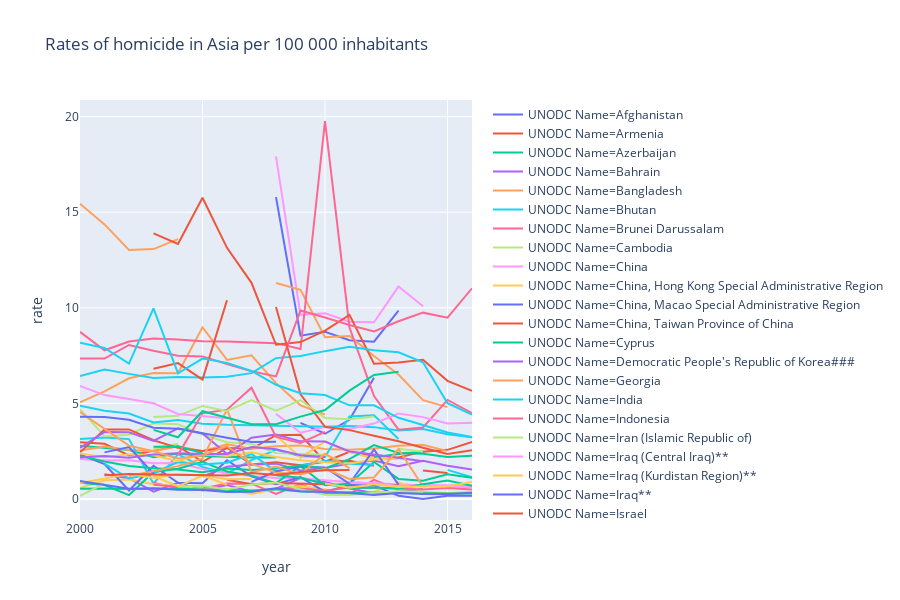

The cell this chart's notebook holds for it:
### Code cell
asia = rates[rates.Region == "Asia"]
fig_asia = px.line(asia, x="year", y="rate", color='UNODC Name', title='Rates of homicide in Asia per 100 000 inhabitants')
fig_asia

### Figure 1 — Plotly figure (JSON) as saved in the notebook; plotly's stock layout.template omitted (floating-point values rounded to 4 significant figures)
{"data": [{"hoverlabel": {"namelength": 0}, "hovertemplate": "UNODC Name=Afghanistan<br>year=%{x}<br>rate=%{y}", "legendgroup": "UNODC Name=Afghanistan", "line": {"color": "#636efa", "dash": "solid"}, "mode": "lines", "name": "UNODC Name=Afghanistan", "showlegend": true, "type": "scatter", "x": [2000, 2001, 2002, 2003, 2004, 2005, 2006, 2007, 2008, 2009, 2010, 2011, 2012, 2013, 2014, 2015, 2016], "xaxis": "x", "y": [null, null, null, null, null, null, null, null, null, 3.982, 3.413, 4.144, 6.346, null, null, null, null], "yaxis": "y"}, {"hoverlabel": {"namelength": 0}, "hovertemplate": "UNODC Name=Armenia<br>year=%{x}<br>rate=%{y}", "legendgroup": "UNODC Name=Armenia", "line": {"color": "#EF553B", "dash": "solid"}, "mode": "lines", "name": "UNODC Name=Armenia", "showlegend": true, "type": "scatter", "x": [2000, 2001, 2002, 2003, 2004, 2005, 2006, 2007, 2008, 2009, 2010, 2011, 2012, 2013, 2014, 2015, 2016], "xaxis": "x", "y": [2.965, 2.885, 2.274, 2.518, 2.766, 1.945, 2.67, 2.625, 3.335, 3.358, 1.946, 2.469, 2.255, 2.177, 2.477, 2.571, 2.978], "yaxis": "y"}, {"hoverlabel": {"namelength": 0}, "hovertemplate": "UNODC Name=Azerbaijan<br>year=%{x}<br>rate=%{y}", "legendgroup": "UNODC Name=Azerbaijan", "line": {"color": "#00cc96", "dash": "solid"}, "mode": "lines", "name": "UNODC Name=Azerbaijan", "showlegend": true, "type": "scatter", "x": [2000, 2001, 2002, 2003, 2004, 2005, 2006, 2007, 2008, 2009, 2010, 2011, 2012, 2013, 2014, 2015, 2016], "xaxis": "x", "y": [2.782, 2.659, 2.561, 2.189, 2.379, 2.249, 2.202, 2.166, 2.176, null, 2.281, null, 2.18, 2.355, 2.483, null, 2.141], "yaxis": "y"}, {"hoverlabel": {"namelength": 0}, "hovertemplate": "UNODC Name=Bahrain<br>year=%{x}<br>rate=%{y}", "legendgroup": "UNODC Name=Bahrain", "line": {"color": "#ab63fa", "dash": "solid"}, "mode": "lines", "name": "UNODC Name=Bahrain", "showlegend": true, "type": "scatter", "x": [2000, 2001, 2002, 2003, 2004, 2005, 2006, 2007, 2008, 2009, 2010, 2011, 2012, 2013, 2014, 2015, 2016], "xaxis": "x", "y": [null, 1.29, 1.088, 0.3853, 0.8435, 0.4499, 0.7304, 0.3861, 0.5383, 1.097, 0.8865, 0.5476, 0.3076, 0.3801, 0.5238, null, null], "yaxis": "y"}, {"hoverlabel": {"namelength": 0}, "hovertemplate": "UNODC Name=Bangladesh<br>year=%{x}<br>rate=%{y}", "legendgroup": "UNODC Name=Bangladesh", "line": {"color": "#FFA15A", "dash": "solid"}, "mode": "lines", "name": "UNODC Name=Bangladesh", "showlegend": true, "type": "scatter", "x": [2000, 2001, 2002, 2003, 2004, 2005, 2006, 2007, 2008, 2009, 2010, 2011, 2012, 2013, 2014, 2015, 2016], "xaxis": "x", "y": [2.541, 2.743, 2.564, 2.497, 2.761, 2.504, 2.866, 2.625, 2.755, 2.804, 2.621, 2.577, 2.642, 2.788, 2.832, 2.503, null], "yaxis": "y"}, {"hoverlabel": {"namelength": 0}, "hovertemplate": "UNODC Name=Bhutan<br>year=%{x}<br>rate=%{y}", "legendgroup": "UNODC Name=Bhutan", "line": {"color": "#19d3f3", "dash": "solid"}, "mode": "lines", "name": "UNODC Name=Bhutan", "showlegend": true, "type": "scatter", "x": [2000, 2001, 2002, 2003, 2004, 2005, 2006, 2007, 2008, 2009, 2010, 2011, 2012, 2013, 2014, 2015, 2016], "xaxis": "x", "y": [3.139, 3.223, 3.133, 0.802, 2.343, 1.675, 1.339, 2.038, 2.568, 2.239, 2.199, 4.321, 4.383, 3.137, null, 1.524, 1.129], "yaxis": "y"}, {"hoverlabel": {"namelength": 0}, "hovertemplate": "UNODC Name=Brunei Darussalam<br>year=%{x}<br>rate=%{y}", "legendgroup": "UNODC Name=Brunei Darussalam", "line": {"color": "#FF6692", "dash": "solid"}, "mode": "lines", "name": "UNODC Name=Brunei Darussalam", "showlegend": true, "type": "scatter", "x": [2000, 2001, 2002, 2003, 2004, 2005, 2006, 2007, 2008, 2009, 2010, 2011, 2012, 2013, 2014, 2015, 2016], "xaxis": "x", "y": [1.2, null, null, 0.8489, 0.5563, 0.5477, 0.8103, 0.8003, 0.2637, 0.7817, 0.2573, 0.2538, 1.001, 0.493, null, null, null], "yaxis": "y"}, {"hoverlabel": {"namelength": 0}, "hovertemplate": "UNODC Name=Cambodia<br>year=%{x}<br>rate=%{y}", "legendgroup": "UNODC Name=Cambodia", "line": {"color": "#B6E880", "dash": "solid"}, "mode": "lines", "name": "UNODC Name=Cambodia", "showlegend": true, "type": "scatter", "x": [2000, 2001, 2002, 2003, 2004, 2005, 2006, 2007, 2008, 2009, 2010, 2011, 2012, 2013, 2014, 2015, 2016], "xaxis": "x", "y": [4.699, 3.282, 3.364, 3.96, 3.912, 3.376, 2.969, 2.874, 2.399, 2.349, 2.313, 1.843, null, null, null, null, null], "yaxis": "y"}, {"hoverlabel": {"namelength": 0}, "hovertemplate": "UNODC Name=China<br>year=%{x}<br>rate=%{y}", "legendgroup": "UNODC Name=China", "line": {"color": "#FF97FF", "dash": "solid"}, "mode": "lines", "name": "UNODC Name=China", "showlegend": true, "type": "scatter", "x": [2000, 2001, 2002, 2003, 2004, 2005, 2006, 2007, 2008, 2009, 2010, 2011, 2012, 2013, 2014, 2015, 2016], "xaxis": "x", "y": [2.093, 2.009, 2.023, 1.867, 1.881, 1.572, 1.352, 1.206, 1.102, 1.085, 0.9862, 0.8786, 0.8207, 0.7695, 0.7253, 0.6585, 0.6156], "yaxis": "y"}, {"hoverlabel": {"namelength": 0}, "hovertemplate": "UNODC Name=China, Hong Kong Special Administrative Region<br>year=%{x}<br>rate=%{y}", "legendgroup": "UNODC Name=China, Hong Kong Special Administrative Region", "line": {"color": "#FECB52", "dash": "solid"}, "mode": "lines", "name": "UNODC Name=China, Hong Kong Special Administrative Region", "showlegend": true, "type": "scatter", "x": [2000, 2001, 2002, 2003, 2004, 2005, 2006, 2007, 2008, 2009, 2010, 2011, 2012, 2013, 2014, 2015, 2016], "xaxis": "x", "y": [0.5703, 0.9818, 1.021, 0.7667, 0.6615, 0.498, 0.5102, 0.2609, 0.5187, 0.673, 0.4982, 0.2406, 0.3799, 0.8673, 0.3753, 0.3036, 0.3832], "yaxis": "y"}, {"hoverlabel": {"namelength": 0}, "hovertemplate": "UNODC Name=China, Macao Special Administrative Region<br>year=%{x}<br>rate=%{y}", "legendgroup": "UNODC Name=China, Macao Special Administrative Region", "line": {"color": "#636efa", "dash": "solid"}, "mode": "lines", "name": "UNODC Name=China, Macao Special Administrative Region", "showlegend": true, "type": "scatter", "x": [2000, 2001, 2002, 2003, 2004, 2005, 2006, 2007, 2008, 2009, 2010, 2011, 2012, 2013, 2014, 2015, 2016], "xaxis": "x", "y": [2.337, 1.826, 0.4455, 1.739, 0.8484, 0.8289, 2.027, 1.191, 0.7777, 1.142, 0.3725, 0.728, 0.7111, 0.1737, 0, 0.1664, 0.1636], "yaxis": "y"}, {"hoverlabel": {"namelength": 0}, "hovertemplate": "UNODC Name=China, Taiwan Province of China<br>year=%{x}<br>rate=%{y}", "legendgroup": "UNODC Name=China, Taiwan Province of China", "line": {"color": "#EF553B", "dash": "solid"}, "mode": "lines", "name": "UNODC Name=China, Taiwan Province of China", "showlegend": true, "type": "scatter", "x": [2000, 2001, 2002, 2003, 2004, 2005, 2006, 2007, 2008, 2009, 2010, 2011, 2012, 2013, 2014, 2015, 2016], "xaxis": "x", "y": [null, 1.392, null, null, null, null, 1.003, 0.7708, 0.833, 0.7864, 0.7748, null, 0.7694, 0.7198, null, 0.8175, null], "yaxis": "y"}, {"hoverlabel": {"namelength": 0}, "hovertemplate": "UNODC Name=Cyprus<br>year=%{x}<br>rate=%{y}", "legendgroup": "UNODC Name=Cyprus", "line": {"color": "#00cc96", "dash": "solid"}, "mode": "lines", "name": "UNODC Name=Cyprus", "showlegend": true, "type": "scatter", "x": [2000, 2001, 2002, 2003, 2004, 2005, 2006, 2007, 2008, 2009, 2010, 2011, 2012, 2013, 2014, 2015, 2016], "xaxis": "x", "y": [0.8481, 0.729, 0.2047, 1.409, 1.584, 1.946, 1.435, 1.222, 0.8321, 1.73, 0.719, 0.8001, 1.938, 1.049, 0.9546, 1.292, 1.111], "yaxis": "y"}, {"hoverlabel": {"namelength": 0}, "hovertemplate": "UNODC Name=Democratic People's Republic of Korea###<br>year=%{x}<br>rate=%{y}", "legendgroup": "UNODC Name=Democratic People's Republic of Korea###", "line": {"color": "#ab63fa", "dash": "solid"}, "mode": "lines", "name": "UNODC Name=Democratic People's Republic of Korea###", "showlegend": true, "type": "scatter", "x": [2000, 2001, 2002, 2003, 2004, 2005, 2006, 2007, 2008, 2009, 2010, 2011, 2012, 2013, 2014, 2015, 2016], "xaxis": "x", "y": [6.632, null, null, null, null, 5.046, null, null, null, null, 4.795, null, null, null, null, 4.396, null], "yaxis": "y"}, {"hoverlabel": {"namelength": 0}, "hovertemplate": "UNODC Name=Georgia<br>year=%{x}<br>rate=%{y}", "legendgroup": "UNODC Name=Georgia", "line": {"color": "#FFA15A", "dash": "solid"}, "mode": "lines", "name": "UNODC Name=Georgia", "showlegend": true, "type": "scatter", "x": [2000, 2001, 2002, 2003, 2004, 2005, 2006, 2007, 2008, 2009, 2010, 2011, 2012, 2013, 2014, 2015, 2016], "xaxis": "x", "y": [5.061, 5.629, 6.314, 6.595, 6.574, 8.982, 7.277, 7.516, 6.059, 4.898, 4.419, null, null, null, 2.705, null, 0.9896], "yaxis": "y"}, {"hoverlabel": {"namelength": 0}, "hovertemplate": "UNODC Name=India<br>year=%{x}<br>rate=%{y}", "legendgroup": "UNODC Name=India", "line": {"color": "#19d3f3", "dash": "solid"}, "mode": "lines", "name": "UNODC Name=India", "showlegend": true, "type": "scatter", "x": [2000, 2001, 2002, 2003, 2004, 2005, 2006, 2007, 2008, 2009, 2010, 2011, 2012, 2013, 2014, 2015, 2016], "xaxis": "x", "y": [4.876, 4.611, 4.47, 4.001, 4.128, 3.941, 3.881, 3.845, 3.842, 3.774, 3.774, 3.82, 3.759, 3.588, 3.66, 3.391, 3.224], "yaxis": "y"}, {"hoverlabel": {"namelength": 0}, "hovertemplate": "UNODC Name=Indonesia<br>year=%{x}<br>rate=%{y}", "legendgroup": "UNODC Name=Indonesia", "line": {"color": "#FF6692", "dash": "solid"}, "mode": "lines", "name": "UNODC Name=Indonesia", "showlegend": true, "type": "scatter", "x": [2000, 2001, 2002, 2003, 2004, 2005, 2006, 2007, 2008, 2009, 2010, 2011, 2012, 2013, 2014, 2015, 2016], "xaxis": "x", "y": [1.042, null, null, 0.7413, 0.6346, null, null, null, 0.581, 0.5478, 0.4362, 0.5971, 0.585, 0.5499, 0.5005, 0.5775, 0.4951], "yaxis": "y"}, {"hoverlabel": {"namelength": 0}, "hovertemplate": "UNODC Name=Iran (Islamic Republic of)<br>year=%{x}<br>rate=%{y}", "legendgroup": "UNODC Name=Iran (Islamic Republic of)", "line": {"color": "#B6E880", "dash": "solid"}, "mode": "lines", "name": "UNODC Name=Iran (Islamic Republic of)", "showlegend": true, "type": "scatter", "x": [2000, 2001, 2002, 2003, 2004, 2005, 2006, 2007, 2008, 2009, 2010, 2011, 2012, 2013, 2014, 2015, 2016], "xaxis": "x", "y": [null, null, null, 2.62, 2.894, null, null, null, null, 3.006, null, null, null, 2.631, 2.469, null, null], "yaxis": "y"}, {"hoverlabel": {"namelength": 0}, "hovertemplate": "UNODC Name=Iraq (Central Iraq)**<br>year=%{x}<br>rate=%{y}", "legendgroup": "UNODC Name=Iraq (Central Iraq)**", "line": {"color": "#FF97FF", "dash": "solid"}, "mode": "lines", "name": "UNODC Name=Iraq (Central Iraq)**", "showlegend": true, "type": "scatter", "x": [2000, 2001, 2002, 2003, 2004, 2005, 2006, 2007, 2008, 2009, 2010, 2011, 2012, 2013, 2014, 2015, 2016], "xaxis": "x", "y": [null, null, null, null, null, null, null, null, 17.92, 9.628, 9.71, 9.276, 9.24, 11.11, 10.08, null, null], "yaxis": "y"}, {"hoverlabel": {"namelength": 0}, "hovertemplate": "UNODC Name=Iraq (Kurdistan Region)**<br>year=%{x}<br>rate=%{y}", "legendgroup": "UNODC Name=Iraq (Kurdistan Region)**", "line": {"color": "#FECB52", "dash": "solid"}, "mode": "lines", "name": "UNODC Name=Iraq (Kurdistan Region)**", "showlegend": true, "type": "scatter", "x": [2000, 2001, 2002, 2003, 2004, 2005, 2006, 2007, 2008, 2009, 2010, 2011, 2012, 2013, 2014, 2015, 2016], "xaxis": "x", "y": [null, null, null, null, null, null, null, null, 3.332, 2.161, 3.017, 2.456, 2.109, 2.196, null, null, null], "yaxis": "y"}, {"hoverlabel": {"namelength": 0}, "hovertemplate": "UNODC Name=Iraq**<br>year=%{x}<br>rate=%{y}", "legendgroup": "UNODC Name=Iraq**", "line": {"color": "#636efa", "dash": "solid"}, "mode": "lines", "name": "UNODC Name=Iraq**", "showlegend": true, "type": "scatter", "x": [2000, 2001, 2002, 2003, 2004, 2005, 2006, 2007, 2008, 2009, 2010, 2011, 2012, 2013, 2014, 2015, 2016], "xaxis": "x", "y": [null, null, null, null, null, null, null, null, 15.79, 8.543, 8.748, 8.302, 8.228, 9.854, null, null, null], "yaxis": "y"}, {"hoverlabel": {"namelength": 0}, "hovertemplate": "UNODC Name=Israel<br>year=%{x}<br>rate=%{y}", "legendgroup": "UNODC Name=Israel", "line": {"color": "#EF553B", "dash": "solid"}, "mode": "lines", "name": "UNODC Name=Israel", "showlegend": true, "type": "scatter", "x": [2000, 2001, 2002, 2003, 2004, 2005, 2006, 2007, 2008, 2009, 2010, 2011, 2012, 2013, 2014, 2015, 2016], "xaxis": "x", "y": [2.444, 3.638, 3.638, 3.071, 2.674, 2.514, 2.694, 1.806, 1.916, 1.761, 1.953, 1.995, 1.74, null, 1.486, 1.364, null], "yaxis": "y"}, {"hoverlabel": {"namelength": 0}, "hovertemplate": "UNODC Name=Japan<br>year=%{x}<br>rate=%{y}", "legendgroup": "UNODC Name=Japan", "line": {"color": "#00cc96", "dash": "solid"}, "mode": "lines", "name": "UNODC Name=Japan", "showlegend": true, "type": "scatter", "x": [2000, 2001, 2002, 2003, 2004, 2005, 2006, 2007, 2008, 2009, 2010, 2011, 2012, 2013, 2014, 2015, 2016], "xaxis": "x", "y": [0.5316, 0.5457, 0.5176, 0.5442, 0.5452, 0.501, 0.482, 0.4467, 0.5087, 0.3936, 0.3617, 0.344, 0.334, 0.2884, 0.3082, 0.2836, 0.2835], "yaxis": "y"}, {"hoverlabel": {"namelength": 0}, "hovertemplate": "UNODC Name=Jordan<br>year=%{x}<br>rate=%{y}", "legendgroup": "UNODC Name=Jordan", "line": {"color": "#ab63fa", "dash": "solid"}, "mode": "lines", "name": "UNODC Name=Jordan", "showlegend": true, "type": "scatter", "x": [2000, 2001, 2002, 2003, 2004, 2005, 2006, 2007, 2008, 2009, 2010, 2011, 2012, 2013, 2014, 2015, 2016], "xaxis": "x", "y": [null, null, null, null, null, 1.173, 1.685, 1.808, 1.849, 1.495, 1.615, 1.861, 2.014, 1.712, 1.998, 1.736, 1.548], "yaxis": "y"}, {"hoverlabel": {"namelength": 0}, "hovertemplate": "UNODC Name=Kazakhstan*<br>year=%{x}<br>rate=%{y}", "legendgroup": "UNODC Name=Kazakhstan*", "line": {"color": "#FFA15A", "dash": "solid"}, "mode": "lines", "name": "UNODC Name=Kazakhstan*", "showlegend": true, "type": "scatter", "x": [2000, 2001, 2002, 2003, 2004, 2005, 2006, 2007, 2008, 2009, 2010, 2011, 2012, 2013, 2014, 2015, 2016], "xaxis": "x", "y": [15.44, 14.36, 13.02, 13.07, 13.59, null, null, null, 11.29, 10.94, 8.458, 8.53, 7.482, 6.509, 5.169, 4.806, null], "yaxis": "y"}, {"hoverlabel": {"namelength": 0}, "hovertemplate": "UNODC Name=Kuwait<br>year=%{x}<br>rate=%{y}", "legendgroup": "UNODC Name=Kuwait", "line": {"color": "#19d3f3", "dash": "solid"}, "mode": "lines", "name": "UNODC Name=Kuwait", "showlegend": true, "type": "scatter", "x": [2000, 2001, 2002, 2003, 2004, 2005, 2006, 2007, 2008, 2009, 2010, 2011, 2012, 2013, 2014, 2015, 2016], "xaxis": "x", "y": [null, 1.849, 1.073, 1.337, 1.948, 1.801, 1.893, 2.357, 1.433, 1.738, 2.001, 1.849, 1.796, null, null, null, null], "yaxis": "y"}, {"hoverlabel": {"namelength": 0}, "hovertemplate": "UNODC Name=Kyrgyzstan<br>year=%{x}<br>rate=%{y}", "legendgroup": "UNODC Name=Kyrgyzstan", "line": {"color": "#FF6692", "dash": "solid"}, "mode": "lines", "name": "UNODC Name=Kyrgyzstan", "showlegend": true, "type": "scatter", "x": [2000, 2001, 2002, 2003, 2004, 2005, 2006, 2007, 2008, 2009, 2010, 2011, 2012, 2013, 2014, 2015, 2016], "xaxis": "x", "y": [8.739, 7.778, 8.235, 8.399, 8.337, 8.256, 8.231, 8.209, 8.152, 7.845, 19.77, 8.971, 5.381, 3.624, 3.741, 5.183, 4.485], "yaxis": "y"}, {"hoverlabel": {"namelength": 0}, "hovertemplate": "UNODC Name=Lao People's Democratic Republic<br>year=%{x}<br>rate=%{y}", "legendgroup": "UNODC Name=Lao People's Democratic Republic", "line": {"color": "#B6E880", "dash": "solid"}, "mode": "lines", "name": "UNODC Name=Lao People's Democratic Republic", "showlegend": true, "type": "scatter", "x": [2000, 2001, 2002, 2003, 2004, 2005, 2006, 2007, 2008, 2009, 2010, 2011, 2012, 2013, 2014, 2015, 2016], "xaxis": "x", "y": [10.73, null, null, null, null, 9.606, null, null, null, null, 8.043, null, null, null, null, 7.01, null], "yaxis": "y"}, {"hoverlabel": {"namelength": 0}, "hovertemplate": "UNODC Name=Lebanon<br>year=%{x}<br>rate=%{y}", "legendgroup": "UNODC Name=Lebanon", "line": {"color": "#FF97FF", "dash": "solid"}, "mode": "lines", "name": "UNODC Name=Lebanon", "showlegend": true, "type": "scatter", "x": [2000, 2001, 2002, 2003, 2004, 2005, 2006, 2007, 2008, 2009, 2010, 2011, 2012, 2013, 2014, 2015, 2016], "xaxis": "x", "y": [null, null, null, null, null, null, null, null, 4.451, 3.466, 3.758, 3.661, 3.946, 4.473, 4.283, 3.948, 3.993], "yaxis": "y"}, {"hoverlabel": {"namelength": 0}, "hovertemplate": "UNODC Name=Malaysia<br>year=%{x}<br>rate=%{y}", "legendgroup": "UNODC Name=Malaysia", "line": {"color": "#FECB52", "dash": "solid"}, "mode": "lines", "name": "UNODC Name=Malaysia", "showlegend": true, "type": "scatter", "x": [2000, 2001, 2002, 2003, 2004, 2005, 2006, 2007, 2008, 2009, 2010, 2011, 2012, 2013, 2014, 2015, 2016], "xaxis": "x", "y": [2.376, 2.182, 2.335, 2.288, 1.974, 2.354, 2.249, 2.449, 2.202, 2.032, 1.921, 1.851, 2.064, 2.111, null, null, null], "yaxis": "y"}, {"hoverlabel": {"namelength": 0}, "hovertemplate": "UNODC Name=Maldives<br>year=%{x}<br>rate=%{y}", "legendgroup": "UNODC Name=Maldives", "line": {"color": "#636efa", "dash": "solid"}, "mode": "lines", "name": "UNODC Name=Maldives", "showlegend": true, "type": "scatter", "x": [2000, 2001, 2002, 2003, 2004, 2005, 2006, 2007, 2008, 2009, 2010, 2011, 2012, 2013, 2014, 2015, 2016], "xaxis": "x", "y": [null, 2.439, 2.718, 1.324, null, null, null, 0.8927, 1.449, 1.693, 1.646, 0.7997, 2.589, 0.7549, null, null, null], "yaxis": "y"}, {"hoverlabel": {"namelength": 0}, "hovertemplate": "UNODC Name=Mongolia<br>year=%{x}<br>rate=%{y}", "legendgroup": "UNODC Name=Mongolia", "line": {"color": "#EF553B", "dash": "solid"}, "mode": "lines", "name": "UNODC Name=Mongolia", "showlegend": true, "type": "scatter", "x": [2000, 2001, 2002, 2003, 2004, 2005, 2006, 2007, 2008, 2009, 2010, 2011, 2012, 2013, 2014, 2015, 2016], "xaxis": "x", "y": [null, null, null, 13.89, 13.34, 15.75, 13.14, 11.31, 8.067, 8.208, 8.811, 9.632, 7.071, 7.145, 7.285, 6.181, 5.656], "yaxis": "y"}, {"hoverlabel": {"namelength": 0}, "hovertemplate": "UNODC Name=Myanmar<br>year=%{x}<br>rate=%{y}", "legendgroup": "UNODC Name=Myanmar", "line": {"color": "#00cc96", "dash": "solid"}, "mode": "lines", "name": "UNODC Name=Myanmar", "showlegend": true, "type": "scatter", "x": [2000, 2001, 2002, 2003, 2004, 2005, 2006, 2007, 2008, 2009, 2010, 2011, 2012, 2013, 2014, 2015, 2016], "xaxis": "x", "y": [2.258, 1.964, 1.727, 1.604, 1.546, 1.394, 1.591, 1.523, 1.599, 1.765, 1.597, 2.087, 2.816, 2.406, 2.369, 2.198, 2.265], "yaxis": "y"}, {"hoverlabel": {"namelength": 0}, "hovertemplate": "UNODC Name=Nepal<br>year=%{x}<br>rate=%{y}", "legendgroup": "UNODC Name=Nepal", "line": {"color": "#ab63fa", "dash": "solid"}, "mode": "lines", "name": "UNODC Name=Nepal", "showlegend": true, "type": "scatter", "x": [2000, 2001, 2002, 2003, 2004, 2005, 2006, 2007, 2008, 2009, 2010, 2011, 2012, 2013, 2014, 2015, 2016], "xaxis": "x", "y": [2.675, 3.51, 3.493, 3.034, 3.698, 3.424, 2.352, 3.208, 3.369, 3.014, 3.009, 2.485, 2.322, 2.165, 1.97, null, 2.164], "yaxis": "y"}, {"hoverlabel": {"namelength": 0}, "hovertemplate": "UNODC Name=Oman<br>year=%{x}<br>rate=%{y}", "legendgroup": "UNODC Name=Oman", "line": {"color": "#FFA15A", "dash": "solid"}, "mode": "lines", "name": "UNODC Name=Oman", "showlegend": true, "type": "scatter", "x": [2000, 2001, 2002, 2003, 2004, 2005, 2006, 2007, 2008, 2009, 2010, 2011, 2012, 2013, 2014, 2015, 2016], "xaxis": "x", "y": [null, null, 1.2, 1.467, 1.718, 2.11, 4.684, 1.39, 1.704, 1.283, 1.578, 1.05, 1.126, 2.614, 0.6564, null, null], "yaxis": "y"}, {"hoverlabel": {"namelength": 0}, "hovertemplate": "UNODC Name=Pakistan<br>year=%{x}<br>rate=%{y}", "legendgroup": "UNODC Name=Pakistan", "line": {"color": "#19d3f3", "dash": "solid"}, "mode": "lines", "name": "UNODC Name=Pakistan", "showlegend": true, "type": "scatter", "x": [2000, 2001, 2002, 2003, 2004, 2005, 2006, 2007, 2008, 2009, 2010, 2011, 2012, 2013, 2014, 2015, 2016], "xaxis": "x", "y": [6.429, 6.775, 6.544, 6.328, 6.376, 6.356, 6.396, 6.584, 7.369, 7.477, 7.733, 7.957, 7.783, 7.67, 7.155, 5.009, 4.408], "yaxis": "y"}, {"hoverlabel": {"namelength": 0}, "hovertemplate": "UNODC Name=Philippines*<br>year=%{x}<br>rate=%{y}", "legendgroup": "UNODC Name=Philippines*", "line": {"color": "#FF6692", "dash": "solid"}, "mode": "lines", "name": "UNODC Name=Philippines*", "showlegend": true, "type": "scatter", "x": [2000, 2001, 2002, 2003, 2004, 2005, 2006, 2007, 2008, 2009, 2010, 2011, 2012, 2013, 2014, 2015, 2016], "xaxis": "x", "y": [7.353, 7.346, 8.055, 7.751, 7.492, 7.458, 7.061, 6.677, 6.413, 9.855, 9.493, 9.104, 8.758, 9.294, 9.746, 9.48, 11.02], "yaxis": "y"}, {"hoverlabel": {"namelength": 0}, "hovertemplate": "UNODC Name=Qatar<br>year=%{x}<br>rate=%{y}", "legendgroup": "UNODC Name=Qatar", "line": {"color": "#B6E880", "dash": "solid"}, "mode": "lines", "name": "UNODC Name=Qatar", "showlegend": true, "type": "scatter", "x": [2000, 2001, 2002, 2003, 2004, 2005, 2006, 2007, 2008, 2009, 2010, 2011, 2012, 2013, 2014, 2015, 2016], "xaxis": "x", "y": [0.1688, 0.8105, null, null, 0.6589, 0.6938, 0.4949, 0.7565, 0.8637, 0.5029, 0.2248, 0.2049, 0.3318, 0.3999, 0.379, null, null], "yaxis": "y"}, {"hoverlabel": {"namelength": 0}, "hovertemplate": "UNODC Name=Republic of Korea<br>year=%{x}<br>rate=%{y}", "legendgroup": "UNODC Name=Republic of Korea", "line": {"color": "#FF97FF", "dash": "solid"}, "mode": "lines", "name": "UNODC Name=Republic of Korea", "showlegend": true, "type": "scatter", "x": [2000, 2001, 2002, 2003, 2004, 2005, 2006, 2007, 2008, 2009, 2010, 2011, 2012, 2013, 2014, 2015, 2016], "xaxis": "x", "y": [null, null, null, null, null, null, null, null, null, null, null, 0.8584, 0.8228, 0.6817, 0.7383, 0.7214, 0.7011], "yaxis": "y"}, {"hoverlabel": {"namelength": 0}, "hovertemplate": "UNODC Name=Saudi Arabia<br>year=%{x}<br>rate=%{y}", "legendgroup": "UNODC Name=Saudi Arabia", "line": {"color": "#FECB52", "dash": "solid"}, "mode": "lines", "name": "UNODC Name=Saudi Arabia", "showlegend": true, "type": "scatter", "x": [2000, 2001, 2002, 2003, 2004, 2005, 2006, 2007, 2008, 2009, 2010, 2011, 2012, 2013, 2014, 2015, 2016], "xaxis": "x", "y": [0.8332, 1.075, 1.301, 1.108, 1.296, 1.242, 1.038, 1.049, null, null, null, null, null, null, null, 1.496, null], "yaxis": "y"}, {"hoverlabel": {"namelength": 0}, "hovertemplate": "UNODC Name=Singapore<br>year=%{x}<br>rate=%{y}", "legendgroup": "UNODC Name=Singapore", "line": {"color": "#636efa", "dash": "solid"}, "mode": "lines", "name": "UNODC Name=Singapore", "showlegend": true, "type": "scatter", "x": [2000, 2001, 2002, 2003, 2004, 2005, 2006, 2007, 2008, 2009, 2010, 2011, 2012, 2013, 2014, 2015, 2016], "xaxis": "x", "y": [0.9453, 0.7465, 0.5325, 0.5648, 0.4805, 0.4676, 0.3686, 0.3803, 0.5566, 0.4028, 0.3744, 0.3091, 0.2087, 0.3171, 0.257, 0.2529, 0.3206], "yaxis": "y"}, {"hoverlabel": {"namelength": 0}, "hovertemplate": "UNODC Name=Sri Lanka*<br>year=%{x}<br>rate=%{y}", "legendgroup": "UNODC Name=Sri Lanka*", "line": {"color": "#EF553B", "dash": "solid"}, "mode": "lines", "name": "UNODC Name=Sri Lanka*", "showlegend": true, "type": "scatter", "x": [2000, 2001, 2002, 2003, 2004, 2005, 2006, 2007, 2008, 2009, 2010, 2011, 2012, 2013, 2014, 2015, 2016], "xaxis": "x", "y": [null, null, null, 6.817, 7.108, 6.243, 10.39, null, 10.04, 5.474, 3.778, 3.603, 3.31, 3.016, 2.681, 2.351, 2.55], "yaxis": "y"}, {"hoverlabel": {"namelength": 0}, "hovertemplate": "UNODC Name=State of Palestine<br>year=%{x}<br>rate=%{y}", "legendgroup": "UNODC Name=State of Palestine", "line": {"color": "#00cc96", "dash": "solid"}, "mode": "lines", "name": "UNODC Name=State of Palestine", "showlegend": true, "type": "scatter", "x": [2000, 2001, 2002, 2003, 2004, 2005, 2006, 2007, 2008, 2009, 2010, 2011, 2012, 2013, 2014, 2015, 2016], "xaxis": "x", "y": [null, null, null, 2.732, 2.74, 2.405, null, null, 1.246, 1.112, 0.7869, 0.5743, 0.6054, 0.5436, 0.7714, 0.9651, 0.6882], "yaxis": "y"}, {"hoverlabel": {"namelength": 0}, "hovertemplate": "UNODC Name=Syrian Arab Republic<br>year=%{x}<br>rate=%{y}", "legendgroup": "UNODC Name=Syrian Arab Republic", "line": {"color": "#ab63fa", "dash": "solid"}, "mode": "lines", "name": "UNODC Name=Syrian Arab Republic", "showlegend": true, "type": "scatter", "x": [2000, 2001, 2002, 2003, 2004, 2005, 2006, 2007, 2008, 2009, 2010, 2011, 2012, 2013, 2014, 2015, 2016], "xaxis": "x", "y": [2.175, 2.243, 2.154, 2.326, 2.392, 2.35, 2.358, 2.715, 2.603, 2.286, 2.203, null, null, null, null, null, null], "yaxis": "y"}, {"hoverlabel": {"namelength": 0}, "hovertemplate": "UNODC Name=Tajikistan<br>year=%{x}<br>rate=%{y}", "legendgroup": "UNODC Name=Tajikistan", "line": {"color": "#FFA15A", "dash": "solid"}, "mode": "lines", "name": "UNODC Name=Tajikistan", "showlegend": true, "type": "scatter", "x": [2000, 2001, 2002, 2003, 2004, 2005, 2006, 2007, 2008, 2009, 2010, 2011, 2012, 2013, 2014, 2015, 2016], "xaxis": "x", "y": [4.553, 3.683, 2.792, 2.494, 2.115, 2.291, 2.771, 1.846, 1.368, 1.298, 2.369, 1.612, null, null, null, null, null], "yaxis": "y"}, {"hoverlabel": {"namelength": 0}, "hovertemplate": "UNODC Name=Thailand<br>year=%{x}<br>rate=%{y}", "legendgroup": "UNODC Name=Thailand", "line": {"color": "#19d3f3", "dash": "solid"}, "mode": "lines", "name": "UNODC Name=Thailand", "showlegend": true, "type": "scatter", "x": [2000, 2001, 2002, 2003, 2004, 2005, 2006, 2007, 2008, 2009, 2010, 2011, 2012, 2013, 2014, 2015, 2016], "xaxis": "x", "y": [8.167, 7.9, 7.083, 9.967, 6.574, 7.346, 7.12, 6.7, 5.972, 5.537, 5.437, 4.897, 4.898, 4.247, 3.872, 3.477, 3.239], "yaxis": "y"}, {"hoverlabel": {"namelength": 0}, "hovertemplate": "UNODC Name=Timor-Leste<br>year=%{x}<br>rate=%{y}", "legendgroup": "UNODC Name=Timor-Leste", "line": {"color": "#FF6692", "dash": "solid"}, "mode": "lines", "name": "UNODC Name=Timor-Leste", "showlegend": true, "type": "scatter", "x": [2000, 2001, 2002, 2003, 2004, 2005, 2006, 2007, 2008, 2009, 2010, 2011, 2012, 2013, 2014, 2015, 2016], "xaxis": "x", "y": [null, null, null, null, 2.308, 4.481, 4.673, 5.822, 3.246, 2.93, 3.515, null, null, null, null, 3.949, null], "yaxis": "y"}, {"hoverlabel": {"namelength": 0}, "hovertemplate": "UNODC Name=Turkey<br>year=%{x}<br>rate=%{y}", "legendgroup": "UNODC Name=Turkey", "line": {"color": "#B6E880", "dash": "solid"}, "mode": "lines", "name": "UNODC Name=Turkey", "showlegend": true, "type": "scatter", "x": [2000, 2001, 2002, 2003, 2004, 2005, 2006, 2007, 2008, 2009, 2010, 2011, 2012, 2013, 2014, 2015, 2016], "xaxis": "x", "y": [null, null, null, 4.293, 4.349, 4.867, 4.607, 5.171, 4.624, 5.175, 4.236, 4.17, 4.313, null, null, null, null], "yaxis": "y"}, {"hoverlabel": {"namelength": 0}, "hovertemplate": "UNODC Name=Turkmenistan<br>year=%{x}<br>rate=%{y}", "legendgroup": "UNODC Name=Turkmenistan", "line": {"color": "#FF97FF", "dash": "solid"}, "mode": "lines", "name": "UNODC Name=Turkmenistan", "showlegend": true, "type": "scatter", "x": [2000, 2001, 2002, 2003, 2004, 2005, 2006, 2007, 2008, 2009, 2010, 2011, 2012, 2013, 2014, 2015, 2016], "xaxis": "x", "y": [5.912, 5.434, 5.228, 5.005, 4.444, 4.333, 4.22, null, null, null, null, null, null, null, null, null, null], "yaxis": "y"}, {"hoverlabel": {"namelength": 0}, "hovertemplate": "UNODC Name=United Arab Emirates<br>year=%{x}<br>rate=%{y}", "legendgroup": "UNODC Name=United Arab Emirates", "line": {"color": "#FECB52", "dash": "solid"}, "mode": "lines", "name": "UNODC Name=United Arab Emirates", "showlegend": true, "type": "scatter", "x": [2000, 2001, 2002, 2003, 2004, 2005, 2006, 2007, 2008, 2009, 2010, 2011, 2012, 2013, 2014, 2015, 2016], "xaxis": "x", "y": [null, null, null, 1.203, 0.6605, 1.223, 0.744, null, null, null, 0.8101, 0.5881, 0.7752, 0.6329, 0.6725, 0.6554, 0.8938], "yaxis": "y"}, {"hoverlabel": {"namelength": 0}, "hovertemplate": "UNODC Name=Uzbekistan<br>year=%{x}<br>rate=%{y}", "legendgroup": "UNODC Name=Uzbekistan", "line": {"color": "#636efa", "dash": "solid"}, "mode": "lines", "name": "UNODC Name=Uzbekistan", "showlegend": true, "type": "scatter", "x": [2000, 2001, 2002, 2003, 2004, 2005, 2006, 2007, 2008, 2009, 2010, 2011, 2012, 2013, 2014, 2015, 2016], "xaxis": "x", "y": [4.298, 4.292, 4.147, 3.728, 3.677, 3.432, 3.202, 2.986, 2.998, null, null, null, null, null, null, null, null], "yaxis": "y"}, {"hoverlabel": {"namelength": 0}, "hovertemplate": "UNODC Name=Viet Nam<br>year=%{x}<br>rate=%{y}", "legendgroup": "UNODC Name=Viet Nam", "line": {"color": "#EF553B", "dash": "solid"}, "mode": "lines", "name": "UNODC Name=Viet Nam", "showlegend": true, "type": "scatter", "x": [2000, 2001, 2002, 2003, 2004, 2005, 2006, 2007, 2008, 2009, 2010, 2011, 2012, 2013, 2014, 2015, 2016], "xaxis": "x", "y": [null, 1.237, 1.302, 1.28, 1.273, 1.249, 1.232, 1.36, 1.259, 1.408, 1.51, 1.518, null, null, null, null, null], "yaxis": "y"}, {"hoverlabel": {"namelength": 0}, "hovertemplate": "UNODC Name=Yemen<br>year=%{x}<br>rate=%{y}", "legendgroup": "UNODC Name=Yemen", "line": {"color": "#00cc96", "dash": "solid"}, "mode": "lines", "name": "UNODC Name=Yemen", "showlegend": true, "type": "scatter", "x": [2000, 2001, 2002, 2003, 2004, 2005, 2006, 2007, 2008, 2009, 2010, 2011, 2012, 2013, 2014, 2015, 2016], "xaxis": "x", "y": [3.899, null, null, 3.617, 3.227, 4.591, 4.23, 3.908, 3.909, 4.309, 4.655, 5.67, 6.487, 6.659, null, null, null], "yaxis": "y"}], "layout": {"height": 600, "legend": {"tracegroupgap": 0}, "title": {"text": "Rates of homicide in Asia per 100 000 inhabitants"}, "xaxis": {"anchor": "y", "domain": [0, 0.98], "title": {"text": "year"}}, "yaxis": {"anchor": "x", "domain": [0, 1], "title": {"text": "rate"}}}}
